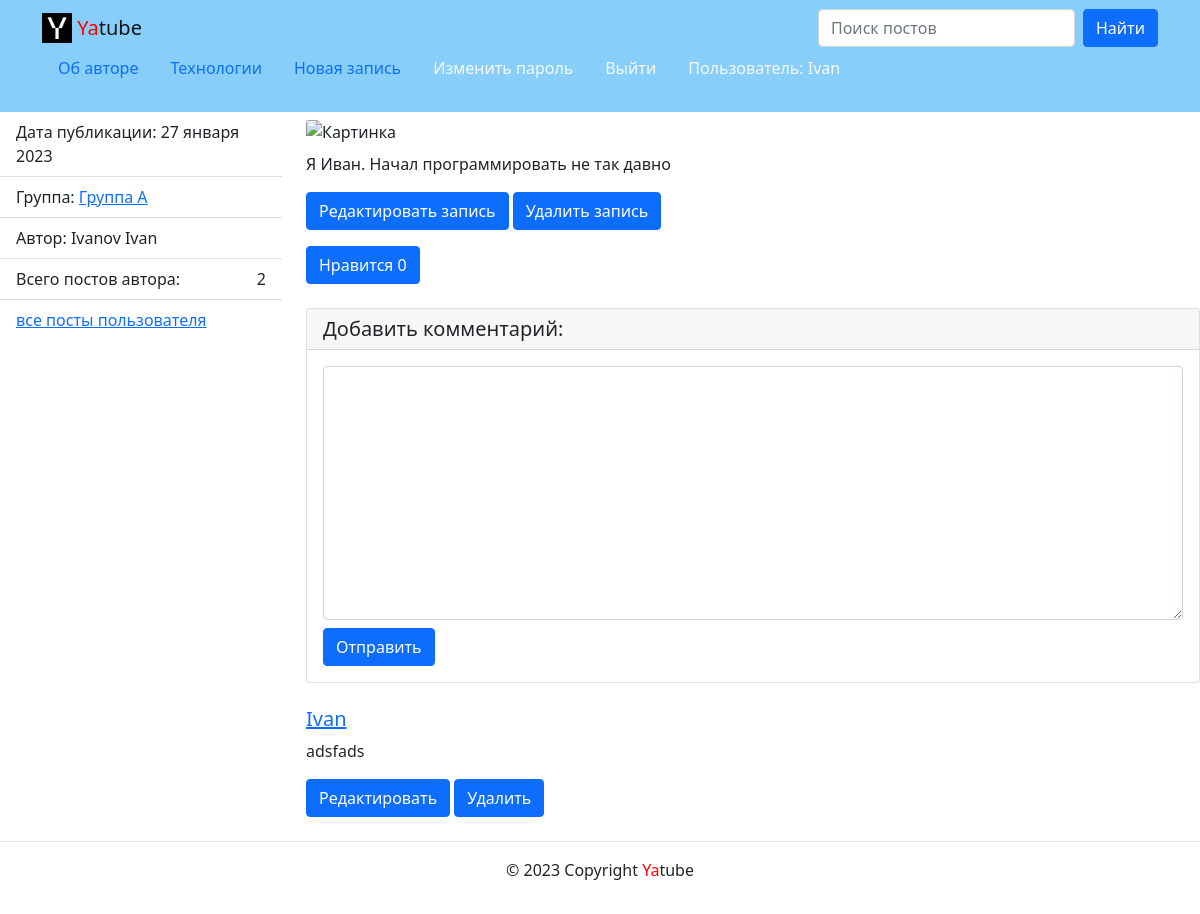
The page /posts/27/ (signed in) on the database its author committed.
### posts/models.py (models this page shows, shortened)
class Post(models.Model):
    text = models.TextField(
        verbose_name='Содержание',
        help_text='Введите текст постов',
    )
    pub_date = models.DateTimeField(
        auto_now_add=True,
        verbose_name='Дата публикации')
    author = models.ForeignKey(
        User,
        on_delete=models.CASCADE,
        related_name='posts',
        verbose_name='Автор',
    )
    group = models.ForeignKey(
        'Group',
        on_delete=models.SET_NULL,
        blank=True,
        null=True,
        related_name='posts',
        verbose_name='Группа',
        help_text='Группа, к которой относится пост',
    )
    image = models.ImageField(
        verbose_name='Картинка',
        upload_to='posts/',
        blank=True,
        help_text='Изображение относящееся к посту'
    )
    def __str__(self):
        return self.text
    class Meta:
        verbose_name = 'Публикация'
        verbose_name_plural = 'Публикации'
        ordering = ['-pub_date']

class Group(models.Model):
    title = models.CharField(
        max_length=200,
        verbose_name='Наименование',
        help_text='Группа, к которой относится пост'
    )
    slug = models.SlugField(unique=True, verbose_name='Слаг')
    description = models.TextField(verbose_name='Описание')
    def __str__(self):
        return self.title
    class Meta:
        verbose_name = 'Группа'
        verbose_name_plural = 'Группы'
        indexes = [models.Index(fields=['slug'])]

class Comment(models.Model):
    post = models.ForeignKey(
        Post,
        on_delete=models.CASCADE,
        related_name='comments',
        verbose_name='Пост публикации'
    )
    author = models.ForeignKey(
        User,
        on_delete=models.CASCADE,
        related_name='comments',
        verbose_name='Автор публикации'
    )
    text = models.TextField(
        verbose_name='Текст комментария',
        help_text='Текст нового комментария'
    )
    created = models.DateTimeField(
        auto_now_add=True,
        verbose_name='Дата и время публикации',
    )
    class Meta:
        verbose_name = 'Комментарий'
        verbose_name_plural = 'Комментарии'

### posts/views.py (the view)
# urls.py: path('posts/<int:post_id>/', views.post_detail, name='post_detail'),
def post_detail(request, post_id):
    post = get_object_or_404(
        Post.objects.select_related('author', 'group'), pk=post_id
    )
    comments = post.comments.all()
    form = CommentForm()
    appraise_cnt = Like.objects.filter(post_id=post_id).count()
    is_like = post.like.filter(user=request.user).exists()
    context = {
        'post': post,
        'comments': comments,
        'form': form,
        'appraise_cnt': appraise_cnt,
        'is_like': is_like
    }
    return render(request, 'posts/post_detail.html', context)

### posts/forms.py
class CommentForm(forms.ModelForm):
    class Meta:
        model = Comment
        fields = ('text',)

### core/context_processors/year.py (called while the page is built)
def year(context):
    return {'year': datetime.today().year}

### core/templatetags/user_filters.py (called while the page is built)
@register.filter
def addclass(field, css):
    return field.as_widget(attrs={'class': css})

### templates/posts/post_detail.html (shortened to what this page needs)
{% extends 'base.html' %}
{% load thumbnail %}
{% block content %}
    <div class="row">
        <aside class="col-12 col-md-3">
            <ul class="list-group list-group-flush">
                <li class="list-group-item">
                    Дата публикации: {{ post.pub_date|date:"d E Y" }}
                </li>
                {% if post.group %}
                    <li class="list-group-item">
                        Группа:
                        <a href="{% url 'posts:group_list' post.group.slug %}">
                            {{ post.group }}
                        </a>
                    </li>
                {% endif %}
                <li class="list-group-item">
                    Автор: {{ post.author.get_full_name }}
                </li>
                <li class="list-group-item d-flex justify-content-between align-items-center">
                    Всего постов автора: <span>{{ post.author.posts.count }}</span>
                </li>
                <li class="list-group-item">
                    <a href="{% url 'posts:profile' post.author %}">
                        все посты пользователя
                    </a>
                </li>
            </ul>
        </aside>
        <article class="col-12 col-md-9">
            {% thumbnail post.image "960x480" crop="center" as im %}
                <img alt="Картинка" class="card-img my-2" src="{{ im.url }}">
            {% endthumbnail %}
            <p>
                {{ post }}
            </p>
            {% if user.is_authenticated %}
                <a class="btn btn-primary" href="{% url 'posts:post_edit' post.pk %}">
                    Редактировать запись
                </a>
                <a class="btn btn-primary" href="{% url 'posts:post_delete' post.pk %}">
                    Удалить запись
                </a>
                {% include 'posts/includes/like.html' %}
            {% endif %}
            {% include 'posts/includes/comment.html' %}
        </article>
    </div>
{% endblock %}

### templates/includes/header.html (shortened to what this page needs)
{% load static %}
<header>
    <nav class="navbar navbar-light" style="background-color: lightskyblue">
        <div class="container">
            <a class="navbar-brand" href="{% url 'posts:index' %}">
                <img src="{% static 'img/logo.png' %}" width="30" height="30" class="d-inline-block align-top" alt="">
                <span style="color:red">Ya</span>tube
            </a>
            <form method="get" class="d-flex" role="search" action="{% url 'posts:post_search' %}">
                <input class="form-control me-2" name="query" type="search" placeholder="Поиск постов"
                       aria-label="Поиск постов">
                <button type="submit" class="btn btn-primary">
                    Найти
                </button>
            </form>
            {% with request.resolver_match.view_name as view_name %}
                <ul class="nav nav-pills">
                    <li class="nav-item">
                        <a class="nav-link {% if view_name  == 'about:author' %}active{% endif %}"
                           href="{% url 'about:author' %}">Об авторе</a>
                    </li>
                    <li class="nav-item">
                        <a class="nav-link {% if view_name  == 'about:tech' %}active{% endif %}"
                           href="{% url 'about:tech' %}">Технологии</a>
                    </li>
                    {% if user.is_authenticated %}
                        <li class="nav-item">
                            <a class="nav-link {% if view_name  == 'posts:post_create' %}active{% endif %}"
                               href="{% url 'posts:post_create' %}">Новая запись</a>
                        </li>
                        <li class="nav-item">
                            <a class="nav-link link-light {% if view_name  == 'users:password_change' %}active{% endif %}"
                               href="{% url 'users:password_change' %}">Изменить пароль</a>
                        </li>
                        <li class="nav-item">
                            <a class="nav-link link-light {% if view_name  == 'users:logout' %}active{% endif %}"
                               href="{% url 'users:logout' %}">Выйти</a>
                        </li>
                        <li class="nav-item">
                            <p class="nav-link link-light ">Пользователь: {{ user.username }}</p>
                        </li>
                    {% endif %}
                </ul>
            {% endwith %}
        </div>
    </nav>
</header>

### templates/posts/includes/comment.html (shortened to what this page needs)
{% load user_filters %}
{% if user.is_authenticated %}
    <div class="card my-4">
        <h5 class="card-header">Добавить комментарий:</h5>
        <div class="card-body">
            <form method="post" action="{% url 'posts:add_comment' post.pk %}">
                <div class="form-group mb-2">
                    {{ form.text|addclass:"form-control" }}
                </div>
                <button type="submit" class="btn btn-primary">Отправить</button>
            </form>
        </div>
    </div>
{% endif %}
{% for comment in comments %}
    <div class="media mb-4">
        <div class="media-body">
            <h5 class="mt-0">
                <a href="{% url 'posts:profile' comment.author.username %}">
                    {{ comment.author.username }}
                </a>
            </h5>
            <p>
                {{ comment.text }}
            </p>
            {% if user.is_authenticated %}
                <a class="btn btn-primary" href="{% url 'posts:edit_comment' post.pk comment.pk %}">
                    Редактировать
                </a>
                <a class="btn btn-primary" href="{% url 'posts:delete_comment' post.pk comment.pk %}">
                    Удалить
                </a>
            {% endif %}
        </div>
    </div>
{% endfor %}

### rows shown on the page
Post: pub_date "27 января 2023", group "Группа А", author.get_full_name "Ivanov Ivan", author.posts.count "2", text "Я Иван. Начал программировать не так давно"
Comment: author.username "Ivan", text "adsfads"

### other values the page prints
{{ user.username }} "Ivan"
{{ appraise_cnt }} "0"
